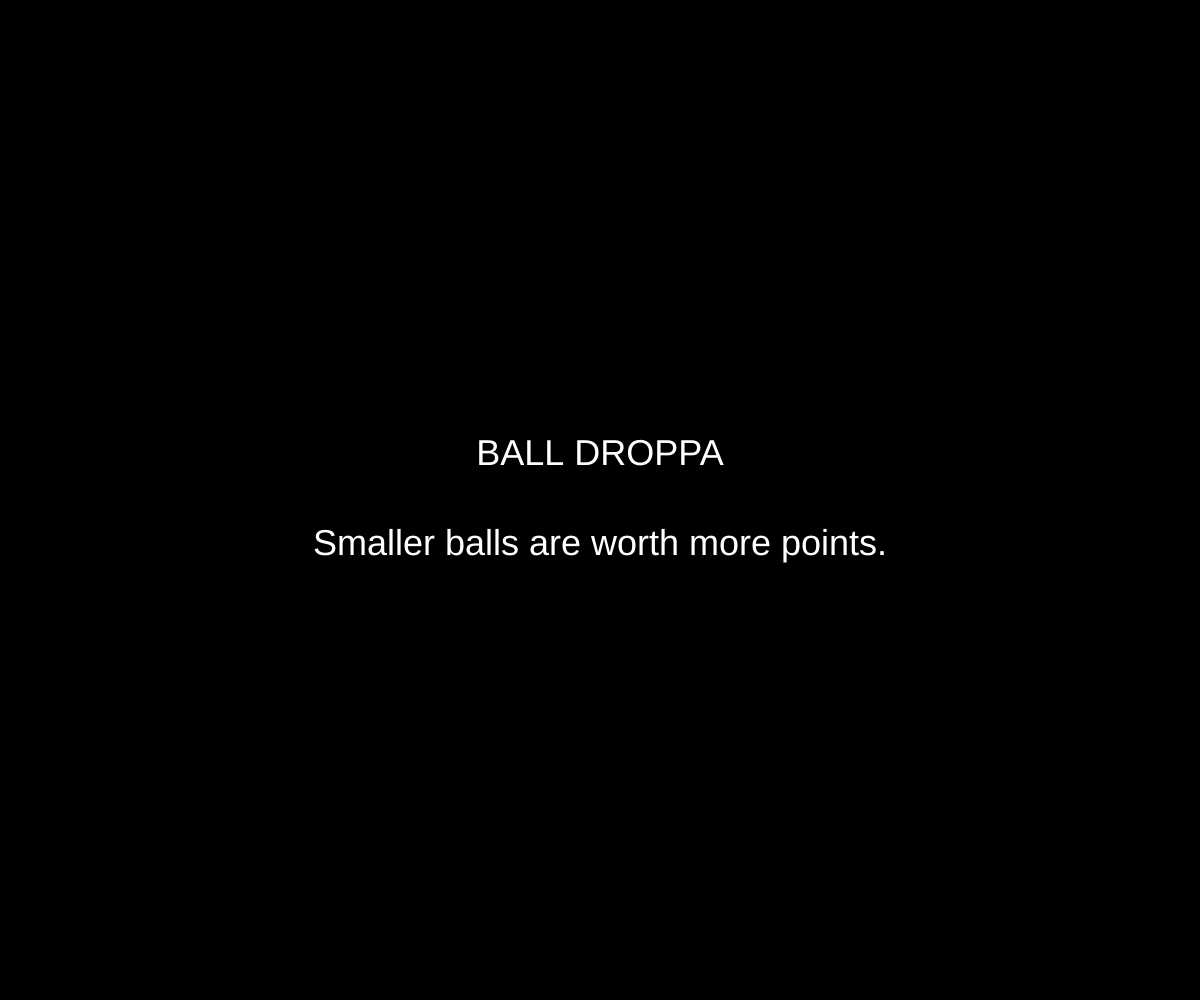
Frame 1 (no input)
Frame 60 (no input): identical to frame 1, image omitted
Frame 120 (the mouse pressed at the canvas centre since frame 60): identical to frame 1, image omitted

The p5.js sketch that drew this single still picture (run headless with seeded random() and noise() and a simulated clock; from frame 60 on, the mouse is pressed at the canvas centre):

// p5.js sketch
// ── sketch.js
var DEBUGGING = true;
// Game states
var level = 1;
var maxLevels = 5;
var score = 0;
var game_states = [
    "INTRO_STATE",
    "IN_LEVEL",
    "STAGING",
    "GAME_OVER"
];
var game_state;
var stateMillis;
// Paddle vars
var paddle;
var paddleWidth = 80;
var paddleHeight = 25;
// Pellet vars
var startPellets = 10;
var pellets = [];
var minFallRate = 0.5;
var maxFallRate = 3.0;
// Display
var topBarHeight = 30;
var tSize = 18;

function setup() {
    createCanvas(windowWidth, windowHeight);
    game_state = "INTRO_STATE";
}

function draw() {
    background(0);
    if (DEBUGGING) {
        console.log(game_state);
    }
    if (game_state == "INTRO_STATE"){
        textSize(tSize * 2);
        var introMsg = "BALL DROPPA \n\n Smaller balls are worth more points."
        fill(255);
        textAlign(CENTER, CENTER);
        text(introMsg, 0, 0, width, height);
        if (millis() > 3000){
            game_state = "STAGING";
            stateMillis = millis();
            if (DEBUGGING){
                console.log("Change state", millis());
            }
        }
    } else if (game_state == "STAGING") {
        if (level <= maxLevels) {
            setupLevel();
            var stagingMsg = "LEVEL " + level;
            textSize(tSize * 2);
            fill(255);
            textAlign(CENTER, CENTER);
            text(stagingMsg, 0, 0, width, height);

            if (millis() > stateMillis + 1500){
                game_state = "IN_LEVEL";
                stateMillis = millis();
                console.log(level);
            }
        } else if (level > maxLevels) {
            if (DEBUGGING){
                console.log(level, game_state);
            }
            game_state = "GAME_OVER";
        }
    } else if (game_state == "IN_LEVEL") {
        updateFrame();
        // Fresh pellet
        // pellets[pellets.length] = new Pellet();
        pelletHandler();
        paddle.updatePaddle();
    } else if (game_state == "GAME_OVER") {
        var goMessage = "GAME OVER"
        var goScore = "YOUR SCORE: " + score
        var endGameMsg = goMessage + "\n" + goScore;
        fill(255);
        textSize(tSize*2);
        textAlign(CENTER, CENTER);
        text(endGameMsg, 0, 0, width, height);
    } else {
        // should never happen
        if (DEBUGGING){
            console.log(game_state);
        }
    }

}

function Paddle(w, h) {
    // dimensions
    this.w = w;
    this.h = h;
    this.x = width / 2 - this.w / 2; // initialize centered
    this.y = height - 50;
    this.states = [
        "NORMAL_STATE",
        "CATCH_STATE"
    ]
    this.state = "NORMAL_STATE"
    // movement
    this.step = 5; // essentially the responsiveness of the moving paddle.

    this.updatePaddle = function() {
        // color
        if (this.state == "NORMAL_STATE") {
            this.r = 255;
            this.g = 0;
            this.b = 0;
        } else if (this.state == "CATCH_STATE") {
            this.r = 255;
            this.g = 255;
            this.b = 255;
            this.state = "NORMAL_STATE";
        }
        fill(this.r, this.g, this.b);
        noStroke();

        // movement
        if (keyIsDown(LEFT_ARROW) && paddle.x > paddle.step) {
            paddle.x -= paddle.step;
        } else if (keyIsDown(RIGHT_ARROW) && paddle.x < width - paddle.w - paddle.step) {
            paddle.x += paddle.step;
        }

        //create
        rect(this.x, this.y, this.w, this.h);
    }
}

function Pellet() {
    // dimensions
    this.d = random(7, 30);
    this.r = this.d/2;
    this.x = random(this.r, width - this.r);
    this.y = topBarHeight + this.r;
    // color
    this.r1 = random(255);
    this.g1 = random(255);
    this.b1 = random(255);
    this.r2 = random(255);
    this.g2 = random(255);
    this.b2 = random(255);
    // movement
    this.fallRate = random(minFallRate, maxFallRate);
    // points
    this.pointValue = round(30 / this.d);
    this.wasCaught = false;

    this.updatePellet = function() {
        if (this.wasCaught == true){
            this.r1 = 0;
            this.g1 = 0;
            this.b1 = 0;
            this.r2 = 0;
            this.g2 = 0;
            this.b2 = 0;
        }
        fill(this.r1, this.g1, this.b1);
        stroke(this.r2, this.g2, this.b2);
        strokeWeight(2);
        ellipse(this.x, this.y, this.d, this.d);
    }

    this.catchCheck = function() {
        if (
            this.x - this.r >= paddle.x  &&
            this.x + this.r <= paddle.x + paddle.w &&
            this.y + this.r <= paddle.y &&
            this.y + this.r > paddle.y - this.fallRate &&
            this.wasCaught == false
            ) {
                this.wasCaught = true;
                score += this.pointValue;
                paddle.state = "CATCH_STATE";

                if (DEBUGGING) {
                    console.log("score = ", score);
                }
            }
    }
}

function pelletHandler(){
    // Handle pellet movement and trigger level end when all pellets are off screen
    var checks = 0;
    for (i = 0; i < pellets.length; i++) {
        if (pellets[i].y < height) {
            pellets[i].y += pellets[i].fallRate;
            pellets[i].updatePellet();
            pellets[i].catchCheck();
        } else {
            checks += 1;
        }
    }
    if (checks == pellets.length){
        levelOver();
    }
}

function levelOver(){
    level++;
    stateMillis = millis();
    paddle.x = width / 2 - paddle.w / 2
    game_state = "STAGING";
}

function setupLevel() {
    if (level == 1){
        paddle = new Paddle(paddleWidth, paddleHeight);
    }
    for (i = 0; i < startPellets; i++) {
        pellets[i] = new Pellet();
    }
}

function updateFrame() {
    background(0);
    // bar
    fill(255, 0, 0);
    rect(0, 0, width, topBarHeight);
    // text
    textSize(tSize);
    textAlign(LEFT);
    var s = "Level: " + level + "  Score: " + score;
    fill(255);
    text("Level: " + level + "  Score: " + score, 20, 20);
}
